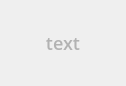
<?xml version="1.0" encoding="UTF-8"?>
<ui version="4.0">
 <class>MainButton</class>
 <widget class="QPushButton" name="MainButton">
  <property name="geometry">
   <rect>
    <x>0</x>
    <y>0</y>
    <width>126</width>
    <height>86</height>
   </rect>
  </property>
  <property name="sizePolicy">
   <sizepolicy hsizetype="Preferred" vsizetype="Preferred">
    <horstretch>0</horstretch>
    <verstretch>0</verstretch>
   </sizepolicy>
  </property>
  <property name="font">
   <font>
    <family>Open Sans</family>
    <pointsize>-1</pointsize>
    <weight>62</weight>
    <bold>true</bold>
   </font>
  </property>
  <property name="cursor">
   <cursorShape>PointingHandCursor</cursorShape>
  </property>
  <property name="windowTitle">
   <string>MainButton</string>
  </property>
  <property name="styleSheet">
   <string notr="true">QPushButton{
font-family: 'Open Sans';
color: #B2B2B2;
font-weight: 500;
font-size: 18px;
border: none;
text-transform: uppercase;
}

QPushButton::hover{
color: #D72130;
}</string>
  </property>
  <property name="text">
   <string>text</string>
  </property>
 </widget>
 <resources>
  <include location="../../../../QResources.qrc"/>
 </resources>
 <connections/>
</ui>
